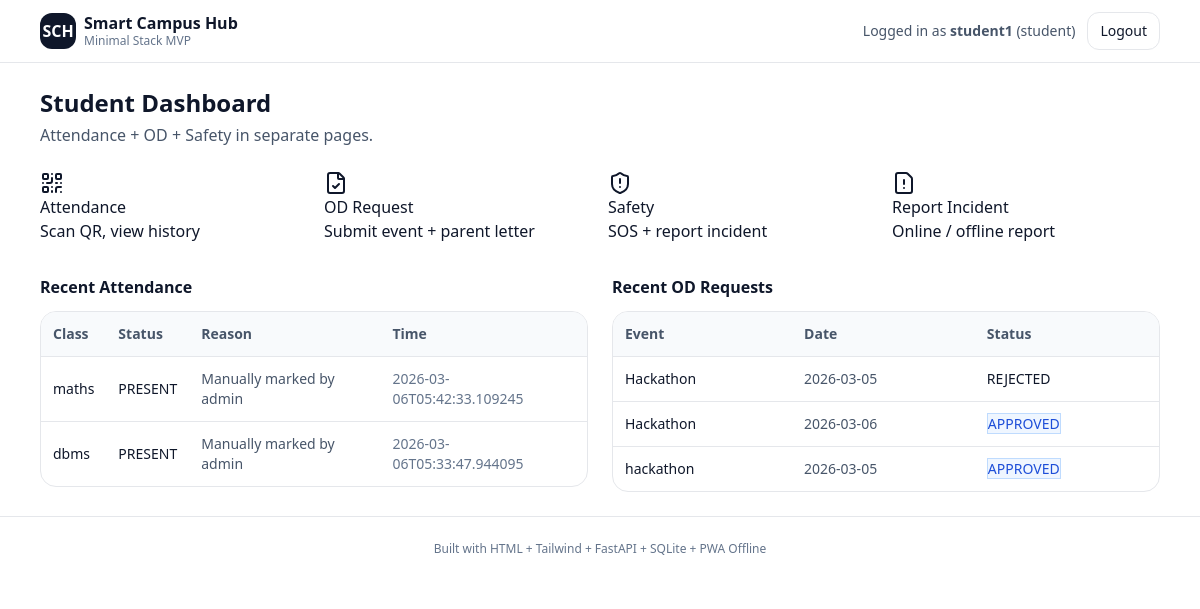
/student (signed in), run on the app's committed database.
### tables this page shows
CREATE TABLE attendance_marks (
          id INTEGER PRIMARY KEY AUTOINCREMENT,
          session_id TEXT NOT NULL,
          student_username TEXT NOT NULL,
          student_name TEXT NOT NULL,
          status TEXT NOT NULL,
          reason TEXT,
          marked_iso TEXT NOT NULL
        );

CREATE TABLE attendance_sessions (
          id TEXT PRIMARY KEY,
          class_name TEXT NOT NULL,
          start_iso TEXT NOT NULL,
          end_iso TEXT NOT NULL,
          created_iso TEXT NOT NULL,
          token TEXT NOT NULL,
          center_lat REAL NOT NULL,
          center_lng REAL NOT NULL,
          radius_m REAL NOT NULL
        );

CREATE TABLE od_requests (
            id INTEGER PRIMARY KEY AUTOINCREMENT,
            student_username TEXT NOT NULL,
            student_name TEXT NOT NULL,
            college_name TEXT NOT NULL,
            event_type TEXT NOT NULL,
            event_name TEXT NOT NULL,
            event_date TEXT NOT NULL,
            parent_letter_path TEXT NOT NULL,
            clg_od_letter_path TEXT NOT NULL,
            status TEXT NOT NULL DEFAULT 'PENDING',
            created_iso TEXT NOT NULL,
            reviewed_iso TEXT
            );

### main.py (the view)
@app.get("/student")
def student_home(request: Request):
    u = require_role(request, "student")
    marks = db.list_marks_for_student(u["username"])
    od_requests = db.list_od_requests_for_student(u["username"])[:5]
    return templates.TemplateResponse(
        "student_home.html",
        {"request": request, "user": u, "marks": marks[:5], "od_requests": od_requests}
    )

### templates/student_home.html (shortened to what this page needs)
{% extends "layout.html" %}
{% block content %}
<div class="flex items-center justify-between">
  <div>
    <h1 class="text-2xl font-semibold">Student Dashboard</h1>
    <p class="text-slate-600 mt-1">Attendance + OD + Safety in separate pages.</p>
  </div>
</div>
<div class="grid md:grid-cols-4 gap-4 mt-6">
  <a href="/student/attendance" class="card">
    <div class="cardIcon"><i data-lucide="qr-code"></i></div>
    <div>
      <div class="cardTitle">Attendance</div>
      <div class="cardDesc">Scan QR, view history</div>
    </div>
  </a>
  <a href="/student/od/request" class="card">
    <div class="cardIcon"><i data-lucide="file-check"></i></div>
    <div>
      <div class="cardTitle">OD Request</div>
      <div class="cardDesc">Submit event + parent letter</div>
    </div>
  </a>
  <a href="/student/safety" class="card">
    <div class="cardIcon"><i data-lucide="shield-alert"></i></div>
    <div>
      <div class="cardTitle">Safety</div>
      <div class="cardDesc">SOS + report incident</div>
    </div>
  </a>
  <a href="/student/report" class="card">
    <div class="cardIcon"><i data-lucide="file-warning"></i></div>
    <div>
      <div class="cardTitle">Report Incident</div>
      <div class="cardDesc">Online / offline report</div>
    </div>
  </a>
</div>
<div class="grid lg:grid-cols-2 gap-6 mt-8">
  <div>
    <h2 class="font-semibold">Recent Attendance</h2>
    <div class="mt-3 rounded-2xl border overflow-hidden">
      <table class="w-full text-sm">
        <thead class="bg-slate-50 text-slate-600">
          <tr>
            <th class="p-3 text-left">Class</th>
            <th class="p-3 text-left">Status</th>
            <th class="p-3 text-left">Reason</th>
            <th class="p-3 text-left">Time</th>
          </tr>
        </thead>
        <tbody>
          {% for m in marks %}
          <tr class="border-t">
            <td class="p-3">{{ m.class_name }}</td>
            <td class="p-3">
              {% if m.status == 'PRESENT' %}
                <span class="badge badgeGreen">PRESENT</span>
              {% elif m.status == 'OD' %}
                <span class="badge bg-blue-50 text-blue-700 border border-blue-200">OD</span>
              {% else %}
                <span class="badge badgeRed">{{ m.status }}</span>
              {% endif %}
            </td>
            <td class="p-3 text-slate-600">{{ m.reason }}</td>
            <td class="p-3 text-slate-500">{{ m.marked_iso }}</td>
          </tr>
          {% endfor %}
        </tbody>
      </table>
    </div>
  </div>
  <div>
    <h2 class="font-semibold">Recent OD Requests</h2>
    <div class="mt-3 rounded-2xl border overflow-hidden">
      <table class="w-full text-sm">
        <thead class="bg-slate-50 text-slate-600">
          <tr>
            <th class="p-3 text-left">Event</th>
            <th class="p-3 text-left">Date</th>
            <th class="p-3 text-left">Status</th>
          </tr>
        </thead>
        <tbody>
          {% for r in od_requests %}
          <tr class="border-t">
            <td class="p-3">{{ r.event_name }}</td>
            <td class="p-3 text-slate-600">{{ r.event_date }}</td>
            <td class="p-3">
              {% if r.status == 'APPROVED' %}
                <span class="badge bg-blue-50 text-blue-700 border border-blue-200">APPROVED</span>
              {% elif r.status == 'REJECTED' %}
                <span class="badge badgeRed">REJECTED</span>
              {% else %}
                <span class="badge bg-yellow-50 text-yellow-700 border border-yellow-200">PENDING</span>
              {% endif %}
            </td>
          </tr>
          {% endfor %}
        </tbody>
      </table>
    </div>
  </div>
</div>
{% endblock %}

### static/styles.css (style rules this page uses)
.card { @apply rounded-2xl border bg-white shadow-sm p-5 hover:shadow-md transition flex gap-4 items-center; }
.cardIcon { @apply h-10 w-10 rounded-xl bg-slate-900 text-white flex items-center justify-center; }
.cardTitle { @apply font-semibold; }
.cardDesc { @apply text-sm text-slate-600; }
.badge { @apply inline-flex items-center px-2 py-1 rounded-lg text-xs font-medium; }
.badgeGreen { @apply bg-green-50 text-green-700 border border-green-200; }
.badgeRed { @apply bg-red-50 text-red-700 border border-red-200; }

### data on the page
attendance_marks: class_name "maths", status "PRESENT", reason "Manually marked by admin", marked_iso "2026-03-06T05:42:33.109245"
attendance_marks: class_name "dbms", status "PRESENT", reason "Manually marked by admin", marked_iso "2026-03-06T05:33:47.944095"
od_requests: event_name "Hackathon", event_date "2026-03-05", status "REJECTED"
od_requests: event_name "Hackathon", event_date "2026-03-06", status "APPROVED"
od_requests: event_name "hackathon", event_date "2026-03-05", status "APPROVED"

### other printed values
{{ user.username }} "student1"
{{ user.role }} "student"
